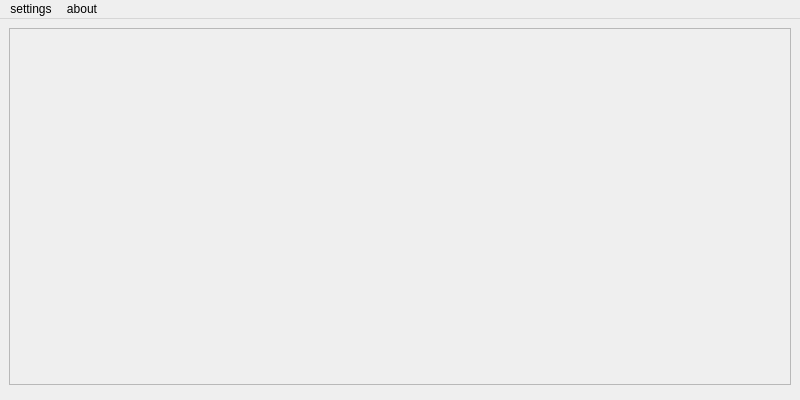
<?xml version="1.0" encoding="UTF-8"?>
<ui version="4.0">
 <class>MainWindow</class>
 <widget class="QMainWindow" name="MainWindow">
  <property name="geometry">
   <rect>
    <x>0</x>
    <y>0</y>
    <width>800</width>
    <height>400</height>
   </rect>
  </property>
  <property name="windowTitle">
   <string>MainWindow</string>
  </property>
  <widget class="QWidget" name="centralwidget">
   <layout class="QGridLayout" name="gridLayout">
    <item row="0" column="0">
     <widget class="QGraphicsView" name="graphicsView">
      <property name="enabled">
       <bool>false</bool>
      </property>
     </widget>
    </item>
    <item row="1" column="0" rowspan="2">
     <widget class="QWidget" name="widget" native="true"/>
    </item>
   </layout>
  </widget>
  <widget class="QMenuBar" name="menubar">
   <property name="geometry">
    <rect>
     <x>0</x>
     <y>0</y>
     <width>800</width>
     <height>23</height>
    </rect>
   </property>
   <widget class="QMenu" name="menuSettings">
    <property name="title">
     <string>settings</string>
    </property>
   </widget>
   <widget class="QMenu" name="menuAbout">
    <property name="title">
     <string>about</string>
    </property>
   </widget>
   <addaction name="menuSettings"/>
   <addaction name="menuAbout"/>
  </widget>
 </widget>
 <resources>
  <include location="todoy.qrc"/>
 </resources>
 <connections/>
</ui>
